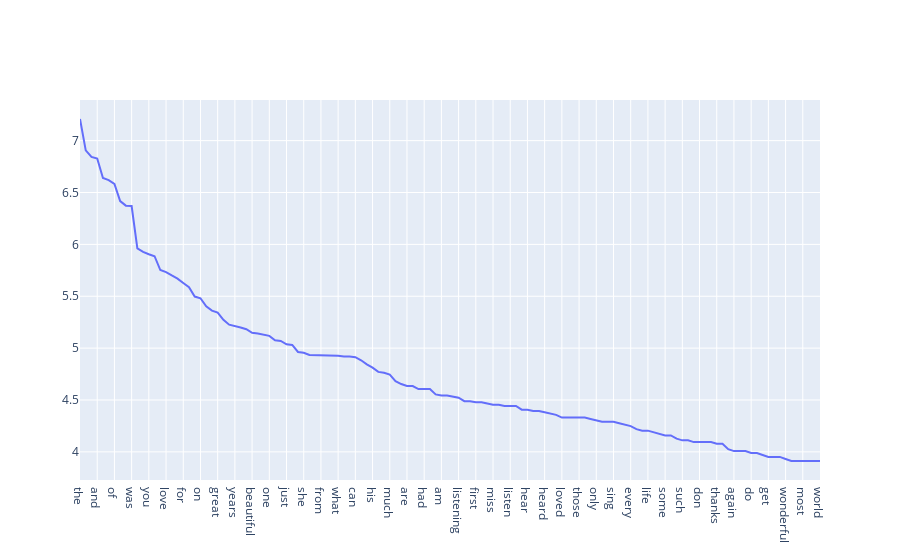

Notebook code cell kept with this figure:
### Code cell
# Exercise 15
term_frequencies_log = [math.log(i) for i in term_frequencies]
frequent = [(i,v) for i,v in enumerate(term_frequencies_log) if v >= math.log(threshold)]
frequent.sort(key=lambda x: x[1], reverse=True)
feature = [(i, count_vect.get_feature_names_out()[i]) for i,v in frequent]
pof.iplot([{'x': [f[1] for f in feature], 'y': [f[1] for f in frequent]}])

### Figure 1 — Plotly figure (JSON) as saved in the notebook; plotly's stock layout.template omitted (floating-point values rounded to 4 significant figures; data arrays with more than 128 entries replaced by an {"elided": "..."} marker saying what was removed)
{"data": [{"type": "scatter", "x": {"elided": "130 str values"}, "y": {"elided": "130 float values"}}], "layout": {}}
